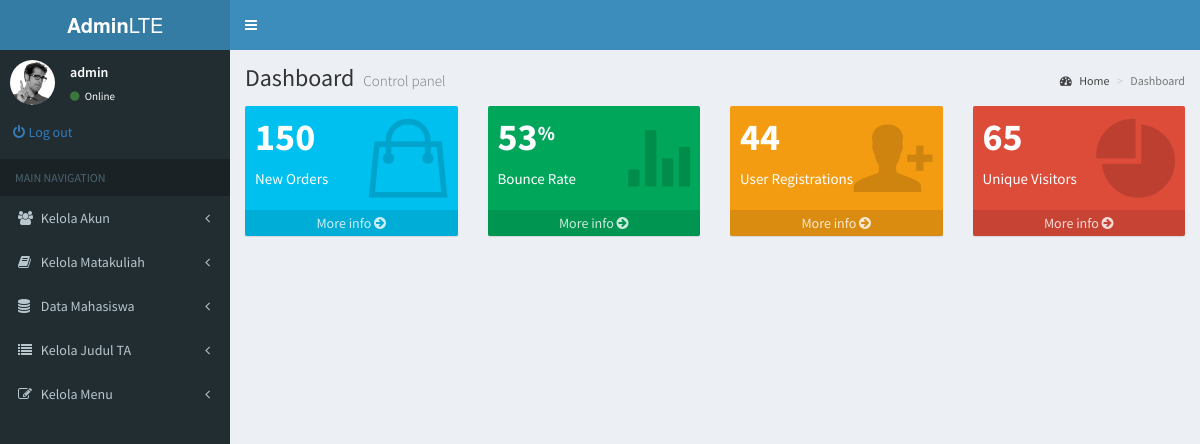
Page /admin/index.php (signed in) on the committed database.
### tables this page shows
CREATE TABLE `tbl_menu_admin` (
  `id` int(11) NOT NULL,
  `menu` varchar(20) NOT NULL,
  `icon` varchar(20) DEFAULT NULL,
  `link` varchar(100) NOT NULL,
  `sub` varchar(3) DEFAULT NULL
);

### admin/index.php (the view, shortened to what this page needs)
<!DOCTYPE html>
<html>
<head>
  <link rel="stylesheet" href="../bower/bower_components/bootstrap/dist/css/bootstrap.min.css">
  <link rel="stylesheet" href="../bower/bower_components/font-awesome/css/font-awesome.min.css">
  <link rel="stylesheet" href="../bower/bower_components/Ionicons/css/ionicons.min.css">
  <link rel="stylesheet" href="../bower/dist/css/AdminLTE.min.css">
  <link rel="stylesheet" href="../bower/dist/css/skins/_all-skins.min.css">
  <link rel="stylesheet" href="../bower/bower_components/morris.js/morris.css">
  <link rel="stylesheet" href="../bower/bower_components/jvectormap/jquery-jvectormap.css">
  <link rel="stylesheet" href="../bower/bower_components/bootstrap-datepicker/dist/css/bootstrap-datepicker.min.css">
  <link rel="stylesheet" href="../bower/bower_components/bootstrap-daterangepicker/daterangepicker.css">
  <link rel="stylesheet" href="../bower/plugins/bootstrap-wysihtml5/bootstrap3-wysihtml5.min.css">
</head>
<body class="hold-transition skin-blue sidebar-mini">
<div class="wrapper">
  <header class="main-header">
    <a href="index2.html" class="logo">
      <span class="logo-lg"><b>Admin</b>LTE</span>
    </a>
    <nav class="navbar navbar-static-top">
      <a href="#" class="sidebar-toggle" data-toggle="push-menu" role="button">
      </a>
    </nav>
  </header>
  <aside class="main-sidebar">
    <section class="sidebar">
      <div class="user-panel">
        <div class="pull-left image">
          <img src="../bower/dist/img/user2-160x160.jpg" class="img-circle" alt="User Image">
        </div>
        <div class="pull-left info">
          <p><?php echo $_SESSION['nama'];?></p>
          <a href="#"><i class="fa fa-circle text-success"></i> Online</a>
        </div>
      </div>
      <form method="post" class="sidebar" action=".././cek/action_out.php">
        <div class="input-group">
          <button name="logout" class="btn btn-link"><i class="fa fa-power-off">&nbsp;</i>Log out</button>
        </div>
      </form>
      <ul class="sidebar-menu" data-widget="tree">
        <li class="header">MAIN NAVIGATION</li>
        <?php
          $con_menu = OpenCon('db_menu');
          $result_menu = $con_menu->query("SELECT menu,icon,link,sub FROM tbl_menu_admin ORDER BY id");
          foreach ($result_menu as $key => $value) {
            $class = '';
            $l = 'pages/layout/';
            if ($value['sub'] == 'yes'){
              $class = 'treeview '.$class;
            }
            echo '<li class="'.$class.'">
                    <a href='.$l.''.$value['link'].'>
                      <i class="'.$value['icon'].'"></i> <span>'.$value['menu'].'</span>';
                      if ($value['sub'] == 'yes'){
                        echo '<span class="pull-right-container">
                                <i class="fa fa-angle-left pull-right"></i>
                              </span>';
                      }
                    echo '</a>';
            echo '</li>';
          }
        ?>
      </ul>
    </section>
  </aside>
  <div class="content-wrapper">
    <section class="content-header">
      <h1>
        Dashboard
        <small>Control panel</small>
      </h1>
      <ol class="breadcrumb">
        <li><a href="#"><i class="fa fa-dashboard"></i> Home</a></li>
        <li class="active">Dashboard</li>
      </ol>
    </section>
    <section class="content">
      <div class="row">
        <div class="col-lg-3 col-xs-6">
          <div class="small-box bg-aqua">
            <div class="inner">
              <h3>150</h3>
              <p>New Orders</p>
            </div>
            <div class="icon">
              <i class="ion ion-bag"></i>
            </div>
            <a href="#" class="small-box-footer">More info <i class="fa fa-arrow-circle-right"></i></a>
          </div>
        </div>
        <div class="col-lg-3 col-xs-6">
          <div class="small-box bg-green">
            <div class="inner">
              <h3>53<sup style="font-size: 20px">%</sup></h3>
              <p>Bounce Rate</p>
            </div>
            <div class="icon">
              <i class="ion ion-stats-bars"></i>
            </div>
            <a href="#" class="small-box-footer">More info <i class="fa fa-arrow-circle-right"></i></a>
          </div>
        </div>
        <div class="col-lg-3 col-xs-6">
          <div class="small-box bg-yellow">
            <div class="inner">
              <h3>44</h3>
              <p>User Registrations</p>
            </div>
            <div class="icon">
              <i class="ion ion-person-add"></i>
            </div>
            <a href="#" class="small-box-footer">More info <i class="fa fa-arrow-circle-right"></i></a>
          </div>
        </div>
        <div class="col-lg-3 col-xs-6">
          <div class="small-box bg-red">
            <div class="inner">
              <h3>65</h3>
              <p>Unique Visitors</p>
            </div>
            <div class="icon">
              <i class="ion ion-pie-graph"></i>
            </div>
            <a href="#" class="small-box-footer">More info <i class="fa fa-arrow-circle-right"></i></a>
          </div>
        </div>
      </div>
    </section>
  </div>
</div>
</body>
</html>

### rows in the picture
tbl_menu_admin: menu "Kelola Akun", sub "yes" (drawn)
tbl_menu_admin: menu "Kelola Matakuliah", sub "yes" (drawn)
tbl_menu_admin: menu "Data Mahasiswa", sub "yes" (drawn)
tbl_menu_admin: menu "Kelola Judul TA", sub "yes" (drawn)
tbl_menu_admin: menu "Kelola Menu", sub "yes" (drawn)

### other values in the picture
$_SESSION['nama'] "admin"
